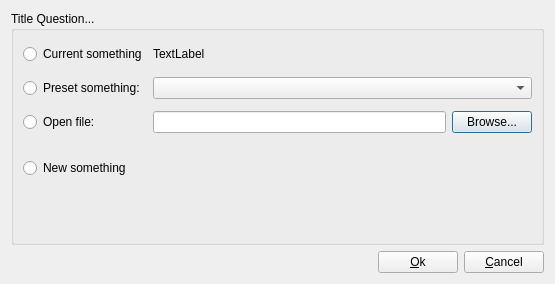
<ui version="4.0" >
 <class>KTouchOpenRequestDialog</class>
 <widget class="QDialog" name="KTouchOpenRequestDialog" >
  <property name="geometry" >
   <rect>
    <x>0</x>
    <y>0</y>
    <width>555</width>
    <height>284</height>
   </rect>
  </property>
  <property name="windowTitle" >
   <string comment="KDE::DoNotExtract" >Open Something in Editor</string>
  </property>
  <layout class="QVBoxLayout" >
   <item>
    <widget class="QGroupBox" name="openChoiceGroup" >
     <property name="title" >
      <string comment="KDE::DoNotExtract" >Title Question...</string>
     </property>
     <layout class="QGridLayout" >
      <item row="0" column="0" >
       <widget class="QRadioButton" name="currentRadioBtn" >
        <property name="minimumSize" >
         <size>
          <width>0</width>
          <height>28</height>
         </size>
        </property>
        <property name="text" >
         <string comment="KDE::DoNotExtract" >Current something</string>
        </property>
       </widget>
      </item>
      <item row="0" column="1" colspan="2" >
       <widget class="QLabel" name="currentLabel" >
        <property name="text" >
         <string comment="KDE::DoNotExtract" >TextLabel</string>
        </property>
       </widget>
      </item>
      <item row="1" column="0" >
       <widget class="QRadioButton" name="presetRadioBtn" >
        <property name="minimumSize" >
         <size>
          <width>0</width>
          <height>28</height>
         </size>
        </property>
        <property name="text" >
         <string comment="KDE::DoNotExtract" >Preset something:</string>
        </property>
       </widget>
      </item>
      <item row="1" column="1" colspan="2" >
       <widget class="QComboBox" name="presetCombo" />
      </item>
      <item row="2" column="0" >
       <widget class="QRadioButton" name="openFileRadioBtn" >
        <property name="minimumSize" >
         <size>
          <width>0</width>
          <height>28</height>
         </size>
        </property>
        <property name="text" >
         <string comment="KDE::DoNotExtract" >Open file:</string>
        </property>
       </widget>
      </item>
      <item row="2" column="1" >
       <widget class="KLineEdit" name="openFileEdit" />
      </item>
      <item row="2" column="2" >
       <widget class="KPushButton" name="browseBtn" >
        <property name="text" >
         <string>Browse...</string>
        </property>
       </widget>
      </item>
      <item row="3" column="0" >
       <spacer>
        <property name="orientation" >
         <enum>Qt::Vertical</enum>
        </property>
        <property name="sizeType" >
         <enum>QSizePolicy::Fixed</enum>
        </property>
        <property name="sizeHint" stdset="0" >
         <size>
          <width>20</width>
          <height>16</height>
         </size>
        </property>
       </spacer>
      </item>
      <item row="4" column="0" colspan="3" >
       <widget class="QRadioButton" name="newRadioBtn" >
        <property name="text" >
         <string comment="KDE::DoNotExtract" >New something</string>
        </property>
       </widget>
      </item>
      <item row="5" column="0" >
       <spacer>
        <property name="orientation" >
         <enum>Qt::Vertical</enum>
        </property>
        <property name="sizeHint" stdset="0" >
         <size>
          <width>20</width>
          <height>0</height>
         </size>
        </property>
       </spacer>
      </item>
     </layout>
    </widget>
   </item>
   <item>
    <layout class="QHBoxLayout" >
     <property name="spacing" >
      <number>6</number>
     </property>
     <property name="margin" >
      <number>0</number>
     </property>
     <item>
      <spacer>
       <property name="orientation" >
        <enum>Qt::Horizontal</enum>
       </property>
       <property name="sizeHint" stdset="0" >
        <size>
         <width>40</width>
         <height>20</height>
        </size>
       </property>
      </spacer>
     </item>
     <item>
      <widget class="KPushButton" name="okBtn" >
       <property name="sizePolicy" >
        <sizepolicy vsizetype="Fixed" hsizetype="Minimum" >
         <horstretch>0</horstretch>
         <verstretch>0</verstretch>
        </sizepolicy>
       </property>
       <property name="text" >
        <string>&amp;Ok</string>
       </property>
      </widget>
     </item>
     <item>
      <widget class="KPushButton" name="cancelBtn" >
       <property name="sizePolicy" >
        <sizepolicy vsizetype="Fixed" hsizetype="Minimum" >
         <horstretch>0</horstretch>
         <verstretch>0</verstretch>
        </sizepolicy>
       </property>
       <property name="text" >
        <string>&amp;Cancel</string>
       </property>
      </widget>
     </item>
    </layout>
   </item>
  </layout>
 </widget>
  <customwidgets>
  <customwidget>
   <class>KLineEdit</class>
   <extends>QLineEdit</extends>
   <header>klineedit.h</header>
  </customwidget>
  <customwidget>
   <class>KPushButton</class>
   <extends>QPushButton</extends>
   <header>kpushbutton.h</header>
  </customwidget>
 </customwidgets>
 <tabstops>
  <tabstop>currentRadioBtn</tabstop>
  <tabstop>presetRadioBtn</tabstop>
  <tabstop>presetCombo</tabstop>
  <tabstop>openFileRadioBtn</tabstop>
  <tabstop>openFileEdit</tabstop>
  <tabstop>browseBtn</tabstop>
  <tabstop>newRadioBtn</tabstop>
  <tabstop>okBtn</tabstop>
  <tabstop>cancelBtn</tabstop>
 </tabstops>
 <includes>
  <include location="local" >klineedit.h</include>
  <include location="local" >kpushbutton.h</include>
  <include location="local" >ksqueezedtextlabel.h</include>
 </includes>
 <resources/>
 <connections>
  <connection>
   <sender>cancelBtn</sender>
   <signal>clicked()</signal>
   <receiver>KTouchOpenRequestDialog</receiver>
   <slot>reject()</slot>
   <hints>
    <hint type="sourcelabel" >
     <x>478</x>
     <y>257</y>
    </hint>
    <hint type="destinationlabel" >
     <x>407</x>
     <y>298</y>
    </hint>
   </hints>
  </connection>
 </connections>
</ui>
